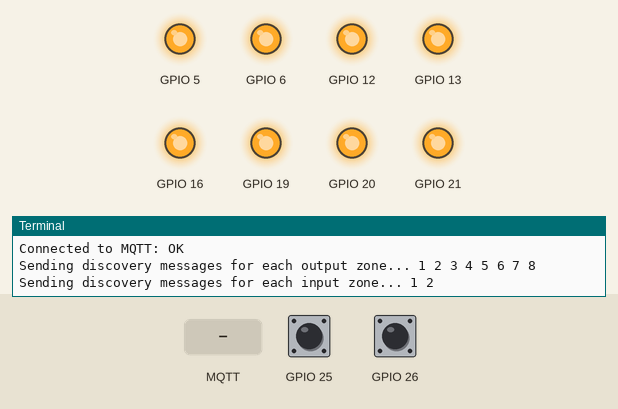
Recording of a program running on a simulated Raspberry Pi (BCM pin numbers). Shown: output pins drawn as LEDs (lit = HIGH), the last lines printed to the terminal. The inputs (shaded band) are chosen by the test bench; at power-on: GPIO 25 HIGH, GPIO 26 HIGH. No MQTT or app messages arrive unless stated; system figures (address, load, memory, disk, uptime) are fixed made-up values.

Above: at 1.3 s.
1.4 s: MQTT message "ON" arrives on the first subscribed topic
At 2.0 s:
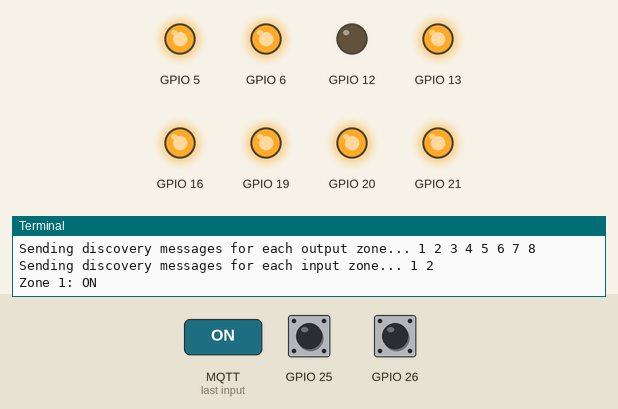
2.9 s: GPIO 25 pulled LOW for 0.15 s
4.5 s: GPIO 26 pulled LOW for 1 s
7.0 s: MQTT message "1" arrives on the first subscribed topic
8.5 s: MQTT message "on" arrives on the first subscribed topic
Timing chart, 0 to 11.0 s (numbered marks = the images above; inputs shaded):
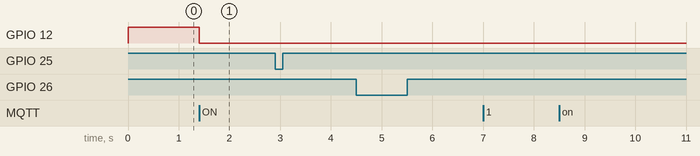

The program:

main.py
```python
#!/usr/bin/python3

import sys
import os
import json
import re
import paho.mqtt.client as mqtt
import RPi.GPIO as GPIO

# Map the friendly zone name to the Raspberry PI GPIO pin.
# Note that the pin number is the BCM pin number and not the Pi pin numbr

outputZoneMap = {
"1": 12,
"2": 16,
"3": 20,
"4": 21,
"5": 5,
"6": 6,
"7": 13,
"8": 19,
}

inputZoneMap = {
"1": 26,
"2": 25,
}

# Map what value the relay needs to correspond to ON and OFF
ON = 0
OFF = 1

GPIO.setmode(GPIO.BCM)
GPIO.setup(list(outputZoneMap.values()), GPIO.OUT)
GPIO.output(list(outputZoneMap.values()), OFF)
GPIO.setup(list(inputZoneMap.values()), GPIO.IN, pull_up_down=GPIO.PUD_UP)

def input_change(channel):

  # The RPi.GPIO library doesn't pass the detect edge to the callback. This
  # is less than ideal as we then need to re-check the input state which may
  # have changed since the event happend. RPi.GPIO bug 96.
  state = "ON" if not GPIO.input(channel) else "OFF"
  zone = list(inputZoneMap.keys())[list(inputZoneMap.values()).index(channel)]
  print("Input " + str(zone) + ": " + state)
  client.publish(inputRootTopic + "_input_" + zone + "/state", state)


def getMAC(interface='wlan0'):
  # Return the MAC address of the specified interface
  try:
    str = open('/sys/class/net/%s/address' %interface).read()
  except:
    str = "00:00:00:00:00:00"
  return str[9:17].replace(':', '')

# Home Assistant needs a unique identifier for this device so use the
# MAC address of the wlan0 interface
MAC = getMAC()

# Set the root MQTT topic for the input and output channels
outputRootTopic = "homeassistant/switch/sprinkler_" + MAC
inputRootTopic = "homeassistant/binary_sensor/sprinkler_" + MAC

def on_connect(client, userdata, flags, rc):

    # Check if we've failed to connect and if so, exit
    if rc > 0:
      exit("Cannot connect to MQTT: " + mqtt.connack_string(rc))

    print("Connected to MQTT: " + "OK" if not rc else str(rc))

    print("Sending discovery messages for each output zone...", end =" ")
    for zone in outputZoneMap:

      configPayload = {
        "name": "Sprinkler output " + zone,
        "command_topic": outputRootTopic + "_" + zone + "/set",
        "state_topic": outputRootTopic + "_" + zone + "/state",
        "unique_id": "sprinkler" + MAC + "_output_zone" + zone,
        "value_template": "{{value_json.zone" + zone + "}}",
        "device": {
          "name": "Sprinkler board",
          "identifiers": [ "sprinkler" + MAC ],
        }
      }

      client.subscribe(configPayload['command_topic'])

      client.publish(outputRootTopic + "_" + zone + "/config", json.dumps(configPayload))

      print(zone, end =" ")

    print("")

    print("Sending discovery messages for each input zone...", end =" ")
    for zone in inputZoneMap:

      configPayload = {
        "name": "Sprinkler input " + zone,
        "state_topic": inputRootTopic + "_input_" + zone + "/state",
        "unique_id": "sprinkler" + MAC + "_input_zone" + zone,
        "value_template": "{{value_json.zone" + zone + "}}",
        "device": {
          "name": "Sprinkler board",
          "identifiers": [ "sprinkler" + MAC ],
        }
      }

      GPIO.add_event_detect(inputZoneMap[zone], GPIO.BOTH, callback=input_change, bouncetime=200)

      client.publish(inputRootTopic + "_" + zone + "/config", json.dumps(configPayload))

      # Publish initial state of input
      state = "ON" if not GPIO.input(inputZoneMap[zone]) else "OFF"
      client.publish(inputRootTopic + "_input_" + zone + "/state", state)

      print(zone, end =" ")

    print("")

# The callback for when a PUBLISH message is received from the server.
def on_message(client, userdata, msg):

  zone = re.findall(outputRootTopic + "_(\d+)/set", msg.topic)
  payload = str(msg.payload, 'utf-8')
  if re.search("^(ON|OFF)$", payload) and outputZoneMap.get(zone[0]):
    print("Zone " + zone[0] + ": " + payload)
    GPIO.output(outputZoneMap.get(zone[0]), ON if payload == "ON" else OFF)
    client.publish(outputRootTopic + "_" + zone[0] + "/state", payload)
  else:
    print("Invalid payload: " + payload)

try:

  # Setup MQTT and register our callback functions
  client = mqtt.Client()
  client.on_connect = on_connect
  client.on_message = on_message

  # If an MQTT username and password environment variable is set, send the credentials
  if os.environ.get('MQTT_USER') and os.environ.get('MQTT_PASS'): client.username_pw_set(os.environ.get('MQTT_USER'), os.environ.get('MQTT_PASS'))

  # Connect to MQTT
  client.connect(os.environ.get('MQTT_HOST') or 'mqtt', os.environ.get('MQTT_PORT') or 1883, 60)

  client.loop_forever()

finally:
  # Reset the GPIO pins to the normal state
  GPIO.cleanup()
```

Measured:
- after the input at 1.4 s, GPIO 12: HIGH → LOW at once
